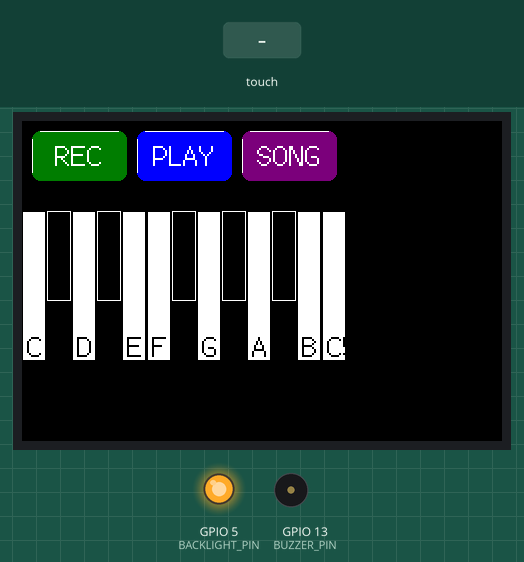
Bench run of a sketch on a simulated ESP32. Parts: 480×320 colour display, output pins drawn as LEDs (lit = HIGH), buzzer (waves = sounding). The inputs (shaded band) are chosen by the test bench.

Above: at 1.7 s.
1.8 s: screen touched at 62 % across, 10 % down
At 1.93 s:
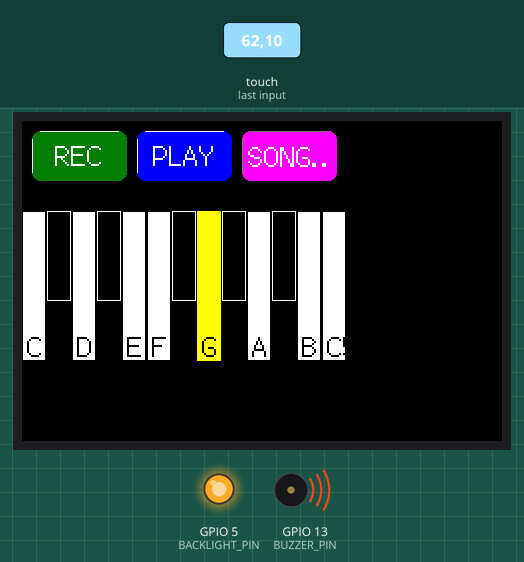
At 2.92 s:
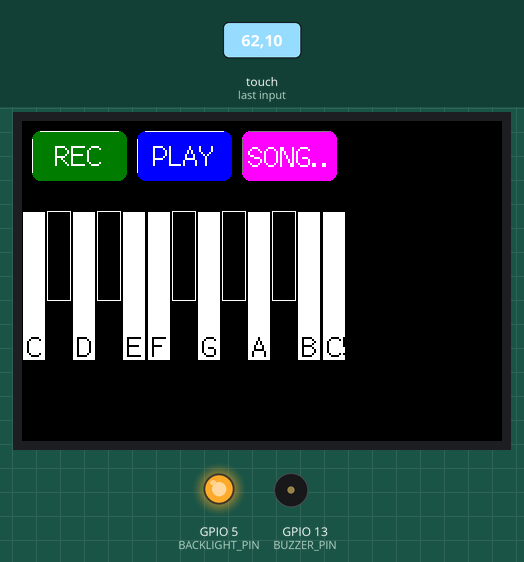
Timing chart, 0 to 8.2 s (numbered marks = the images above; inputs shaded):
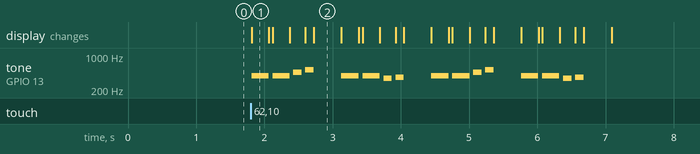

The sketch:

Piano_example.ino
```cpp
#include <SPI.h>
#include <TFT_eSPI.h>

TFT_eSPI tft = TFT_eSPI();

struct Button {
  int16_t x, y, w, h;
  String id;
  String label_idle;
  String label_active;
  uint16_t color_idle;
  uint16_t color_active;
  uint16_t color_text;
  bool isActive = false;
};

Button recordButton;
Button playButton;
Button songButton;

int notes[] = { 262, 277, 294, 311, 330, 349, 370, 392, 415, 440, 466, 494, 523 };
String noteNames[] = { "C", "C#", "D", "D#", "E", "F", "F#", "G", "G#", "A", "A#", "B", "C5" };
#define NOTE_COUNT (sizeof(notes) / sizeof(int))

#define SCREEN_WIDTH 320
#define SCREEN_HEIGHT 240
#define BUTTON_AREA_Y 10
#define BUTTON_HEIGHT 50
#define PIANO_AREA_Y (SCREEN_HEIGHT - 150)
#define KEY_HEIGHT 150
#define KEY_WIDTH 24
#define KEY_SPACING 1
#define BUZZER_PIN 13
#define BACKLIGHT_PIN 5

struct NoteEvent {
  int noteIndex;
  unsigned long pauseBefore;
};

#define MAX_RECORDED_NOTES 9999
NoteEvent recordedMelody[MAX_RECORDED_NOTES];
int recordedNoteCount = 0;
bool isRecording = false;
unsigned long lastEventTime = 0;
unsigned long lastButtonPressTime = 0;
const unsigned long buttonDebounceDelay = 500;
int currentlyHeldKey = -1;

void initButtons();
void drawButton(Button &b);
void perform_calibration();
void drawPiano();
void playRecordedNote(int noteIndex, int duration);
void playMelody();
void playMissionImpossible();
void startNote(int noteIndex);
void stopNote(int noteIndex);

void setup() {
  pinMode(BACKLIGHT_PIN, OUTPUT);
  digitalWrite(BACKLIGHT_PIN, HIGH);
  tft.init();
  tft.setRotation(1);
  perform_calibration();
  initButtons();
  drawPiano();
  drawButton(recordButton);
  drawButton(playButton);
  drawButton(songButton);
}

void loop() {
  uint16_t t_x, t_y;
  bool isTouching = tft.getTouch(&t_x, &t_y);

  if (isTouching) {
    bool onButton = false;
    if (t_y < BUTTON_AREA_Y + BUTTON_HEIGHT) {
      onButton = true;
      if ((t_x > recordButton.x) && (t_x < recordButton.x + recordButton.w)) {
        if (millis() - lastButtonPressTime > buttonDebounceDelay) {
          lastButtonPressTime = millis();
          recordButton.isActive = !recordButton.isActive;
          isRecording = recordButton.isActive;
          if (isRecording) { recordedNoteCount = 0; lastEventTime = millis(); }
          drawButton(recordButton);
        }
      } else if ((t_x > playButton.x) && (t_x < playButton.x + playButton.w)) {
        if (millis() - lastButtonPressTime > buttonDebounceDelay) {
          lastButtonPressTime = millis();
          if (!isRecording) { playMelody(); }
        }
      } else if ((t_x > songButton.x) && (t_x < songButton.x + songButton.w)) {
        if (millis() - lastButtonPressTime > buttonDebounceDelay) {
          lastButtonPressTime = millis();
          if (!isRecording) { playMissionImpossible(); }
        }
      }
    }

    int touchedKey = -1;
    if (!onButton && t_y > PIANO_AREA_Y) {
      touchedKey = t_x / (KEY_WIDTH + KEY_SPACING);
      if (touchedKey >= NOTE_COUNT) touchedKey = -1;
    }

    if (touchedKey != -1 && touchedKey != currentlyHeldKey) {
      if (currentlyHeldKey != -1) { stopNote(currentlyHeldKey); }
      startNote(touchedKey);
      currentlyHeldKey = touchedKey;
      if (isRecording && recordedNoteCount < MAX_RECORDED_NOTES) {
        unsigned long currentTime = millis();
        recordedMelody[recordedNoteCount++] = { touchedKey, currentTime - lastEventTime };
        lastEventTime = currentTime;
      }
    } else if (touchedKey == -1 && currentlyHeldKey != -1) {
      stopNote(currentlyHeldKey);
      currentlyHeldKey = -1;
    }
  } else {
    if (currentlyHeldKey != -1) {
      stopNote(currentlyHeldKey);
      currentlyHeldKey = -1;
    }
  }
}

void playMissionImpossible() {
  songButton.isActive = true;
  drawButton(songButton);

  const int dot_time = 120;
  const int dash_time = 250;
  const int pause_between_notes = 50;
  const int pause_between_phrases = 400;

  int phrase1[] = {7, 7, 10, 12}; // G, G, A#, C5
  int phrase2[] = {7, 7, 5, 6};   // G, G, F, F#

  for (int i = 0; i < 2; i++) {
    if (!songButton.isActive) break;

    playRecordedNote(phrase1[0], dash_time);
    delay(pause_between_notes);
    playRecordedNote(phrase1[1], dash_time);
    delay(pause_between_notes);
    playRecordedNote(phrase1[2], dot_time);
    delay(pause_between_notes);
    playRecordedNote(phrase1[3], dot_time);
    delay(pause_between_phrases);

    if (!songButton.isActive) break;

    playRecordedNote(phrase2[0], dash_time);
    delay(pause_between_notes);
    playRecordedNote(phrase2[1], dash_time);
    delay(pause_between_notes);
    playRecordedNote(phrase2[2], dot_time);
    delay(pause_between_notes);
    playRecordedNote(phrase2[3], dot_time);
    delay(pause_between_phrases);
  }

  songButton.isActive = false;
  drawButton(songButton);
}

void initButtons() {
  recordButton.x = 10;
  recordButton.y = BUTTON_AREA_Y;
  recordButton.w = 95;
  recordButton.h = BUTTON_HEIGHT;
  recordButton.id = "record";
  recordButton.label_idle = "REC";
  recordButton.label_active = "REC..";
  recordButton.color_idle = TFT_DARKGREEN;
  recordButton.color_active = TFT_RED;
  recordButton.color_text = TFT_WHITE;
  recordButton.isActive = false;

  playButton.x = 115;
  playButton.y = BUTTON_AREA_Y;
  playButton.w = 95;
  playButton.h = BUTTON_HEIGHT;
  playButton.id = "play";
  playButton.label_idle = "PLAY";
  playButton.label_active = "PLAY..";
  playButton.color_idle = TFT_BLUE;
  playButton.color_active = TFT_ORANGE;
  playButton.color_text = TFT_WHITE;
  playButton.isActive = false;

  songButton.x = 220;
  songButton.y = BUTTON_AREA_Y;
  songButton.w = 95;
  songButton.h = BUTTON_HEIGHT;
  songButton.id = "song";
  songButton.label_idle = "SONG";
  songButton.label_active = "SONG..";
  songButton.color_idle = TFT_PURPLE;
  songButton.color_active = TFT_MAGENTA;
  songButton.color_text = TFT_WHITE;
  songButton.isActive = false;
}

void drawButton(Button &b) {
  uint16_t current_color = b.isActive ? b.color_active : b.color_idle;
  String current_label = b.isActive ? b.label_active : b.label_idle;
  uint16_t highlight_color = TFT_WHITE;
  uint16_t shadow_color = TFT_DARKGREY;
  uint8_t corner_radius = 8;

  tft.fillRoundRect(b.x, b.y, b.w, b.h, corner_radius, current_color);

  if (!b.isActive) {
    tft.drawFastHLine(b.x + corner_radius, b.y, b.w - (2*corner_radius), highlight_color);
    tft.drawFastVLine(b.x, b.y + corner_radius, b.h - (2*corner_radius), highlight_color);
  } else {
    tft.drawFastHLine(b.x + corner_radius, b.y, b.w - (2*corner_radius), shadow_color);
    tft.drawFastVLine(b.x, b.y + corner_radius, b.h - (2*corner_radius), shadow_color);
  }

  tft.setTextColor(b.color_text, current_color);
  tft.setTextSize(2);
  int16_t text_x = b.x + (b.w - tft.textWidth(current_label)) / 2;
  int16_t text_y = b.y + (b.h - tft.fontHeight()) / 2;

  if (b.isActive) {
    text_x += 1;
    text_y += 1;
  }

  tft.drawString(current_label, text_x, text_y);
}

void drawPiano() {
  tft.fillRect(0, PIANO_AREA_Y, SCREEN_WIDTH, KEY_HEIGHT, TFT_BLACK);
  for (int i = 0; i < NOTE_COUNT; i++) {
    int keyX = i * (KEY_WIDTH + KEY_SPACING);
    bool isBlackKey = (noteNames[i].indexOf('#') != -1);

    if(isBlackKey) {
        tft.fillRect(keyX, PIANO_AREA_Y, KEY_WIDTH, KEY_HEIGHT * 0.6, TFT_BLACK);
        tft.drawRect(keyX, PIANO_AREA_Y, KEY_WIDTH, KEY_HEIGHT * 0.6, TFT_WHITE);
    } else {
        tft.fillRect(keyX, PIANO_AREA_Y, KEY_WIDTH, KEY_HEIGHT, TFT_WHITE);
        tft.drawRect(keyX, PIANO_AREA_Y, KEY_WIDTH, KEY_HEIGHT, TFT_BLACK);
        tft.setTextColor(TFT_BLACK);
        tft.setTextSize(2);
        tft.drawString(noteNames[i], keyX + 5, PIANO_AREA_Y + KEY_HEIGHT - 30);
    }
  }
}

void startNote(int noteIndex) {
  if (noteIndex < 0 || noteIndex >= NOTE_COUNT) return;
  int keyX = noteIndex * (KEY_WIDTH + KEY_SPACING);
  bool isBlackKey = (noteNames[noteIndex].indexOf('#') != -1);

  if(isBlackKey) {
      tft.fillRect(keyX, PIANO_AREA_Y, KEY_WIDTH, KEY_HEIGHT * 0.6, TFT_YELLOW);
  } else {
      tft.fillRect(keyX, PIANO_AREA_Y, KEY_WIDTH, KEY_HEIGHT, TFT_YELLOW);
      tft.setTextColor(TFT_BLACK);
      tft.drawString(noteNames[noteIndex], keyX + 5, PIANO_AREA_Y + KEY_HEIGHT - 30);
  }
  tone(BUZZER_PIN, notes[noteIndex]);
}

void stopNote(int noteIndex) {
  if (noteIndex < 0 || noteIndex >= NOTE_COUNT) return;
  noTone(BUZZER_PIN);
  int keyX = noteIndex * (KEY_WIDTH + KEY_SPACING);
  bool isBlackKey = (noteNames[noteIndex].indexOf('#') != -1);

  if(isBlackKey) {
      tft.fillRect(keyX, PIANO_AREA_Y, KEY_WIDTH, KEY_HEIGHT * 0.6, TFT_BLACK);
      tft.drawRect(keyX, PIANO_AREA_Y, KEY_WIDTH, KEY_HEIGHT * 0.6, TFT_WHITE);
  } else {
      tft.fillRect(keyX, PIANO_AREA_Y, KEY_WIDTH, KEY_HEIGHT, TFT_WHITE);
      tft.drawRect(keyX, PIANO_AREA_Y, KEY_WIDTH, KEY_HEIGHT, TFT_BLACK);
      tft.setTextColor(TFT_BLACK);
      tft.drawString(noteNames[noteIndex], keyX + 5, PIANO_AREA_Y + KEY_HEIGHT - 30);
  }
}

void playRecordedNote(int noteIndex, int duration) {
  if (noteIndex < 0 || noteIndex >= NOTE_COUNT) return;
  startNote(noteIndex);
  delay(duration);
  stopNote(noteIndex);
}

void playMelody() {
  playButton.isActive = true;
  drawButton(playButton);
  for (int i = 0; i < recordedNoteCount; i++) {
    if (!playButton.isActive) break;
    delay(recordedMelody[i].pauseBefore);
    if (!playButton.isActive) break;
    playRecordedNote(recordedMelody[i].noteIndex, 200);
  }
  playButton.isActive = false;
  drawButton(playButton);
}

void perform_calibration() {
  uint16_t calData[5];
  tft.fillScreen(TFT_BLACK);
  tft.setCursor(20, 0);
  tft.setTextFont(2);
  tft.setTextSize(1);
  tft.setTextColor(TFT_WHITE, TFT_BLACK);
  tft.println("Touch calibration needed");
  tft.setTextFont(2);
  tft.println();
  tft.println("Press corners as directed");
  tft.calibrateTouch(calData, TFT_MAGENTA, TFT_BLACK, 15);
  tft.setTouch(calData);
  tft.fillScreen(TFT_BLACK);
}
```

Measured:
- after the input at 1.8 s, tone on GPIO 13 (BUZZER_PIN): plays 392 Hz for 0.25 s, 392 Hz for 0.25 s, 466 Hz for 0.12 s, 523 Hz for 0.12 s, 392 Hz for 0.25 s, 392 Hz for 0.25 s … (16 notes in this stretch), starting at once; the display: changes at once (image 1)
- what the display in image 2 shows lasts 0.4 s, from 2.7 s to 3.1 s
